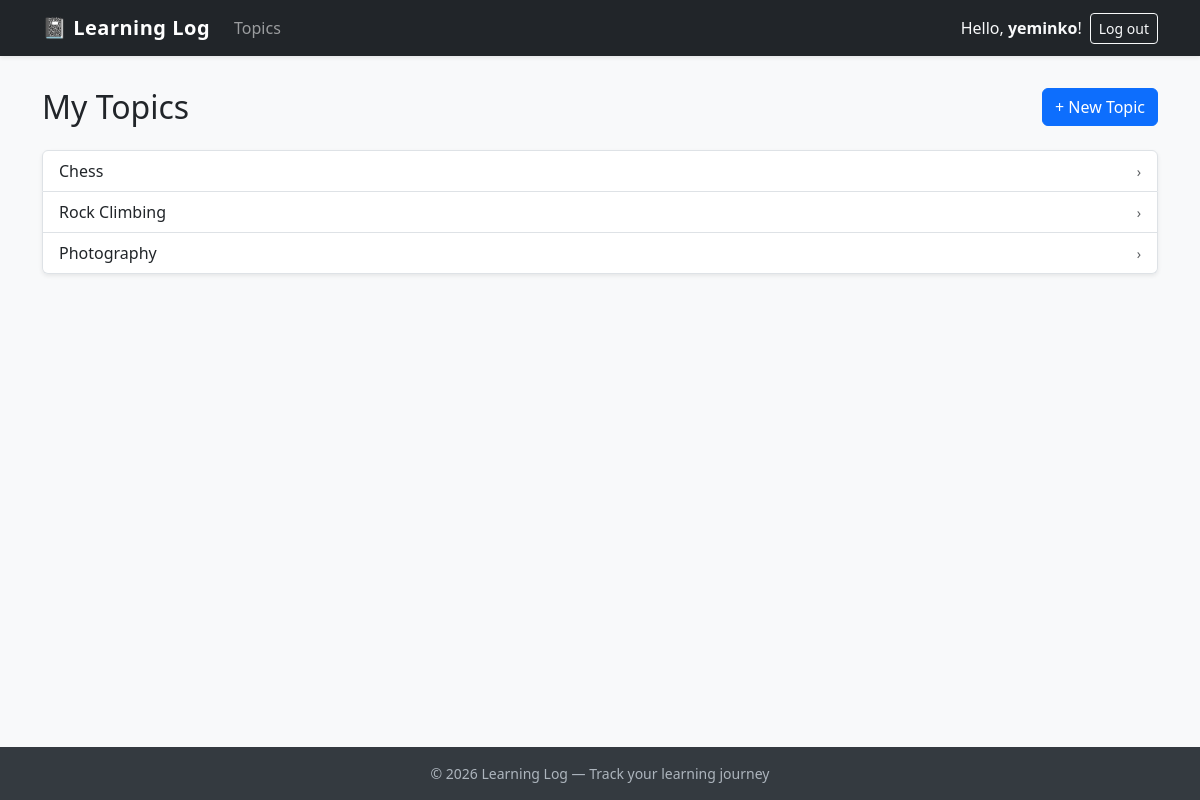
The page /topics/ (signed in) on the database as committed earlier.
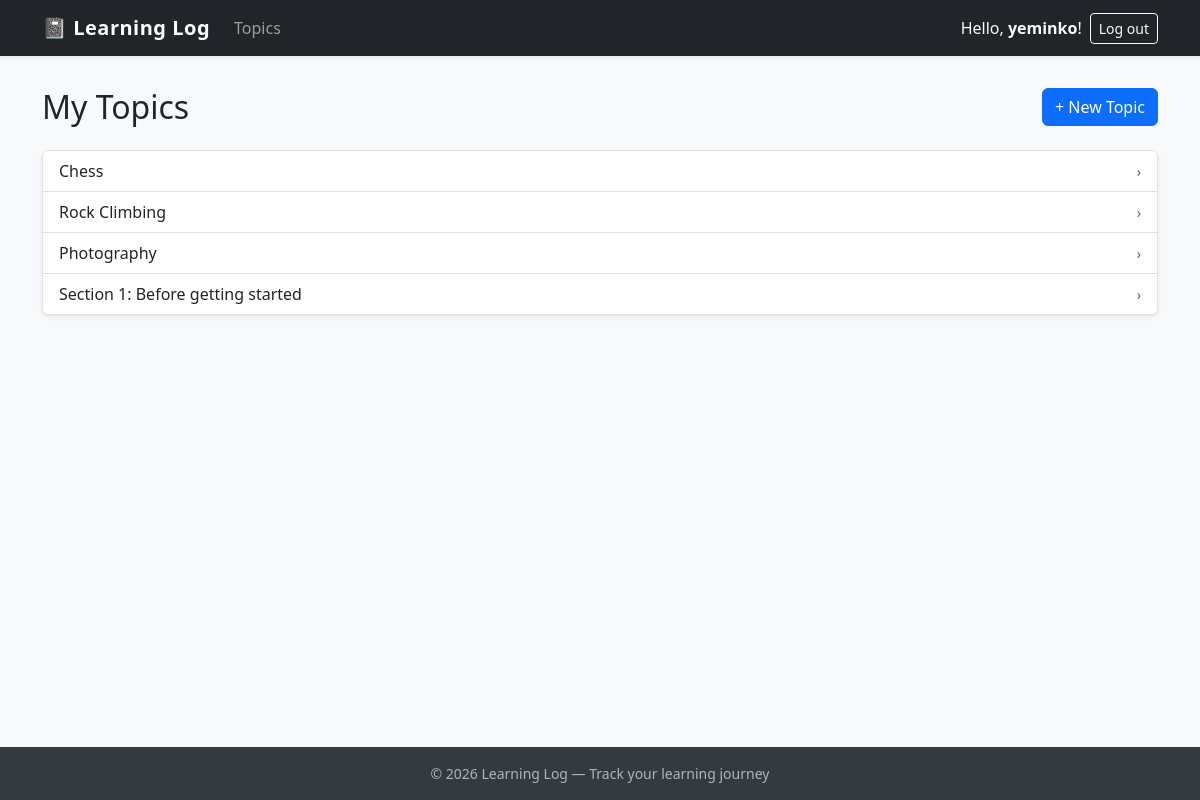
The same page on the database as committed later.
### learning_logs/models.py (models this page shows, shortened)
class Topic(models.Model):
    text = models.CharField(max_length=200)
    date_added = models.DateTimeField(auto_now_add=True)
    owner = models.ForeignKey(User, on_delete=models.CASCADE)

### learning_logs/views.py (the view)
# urls.py: path('topics/', views.topics, name='topics'),
@login_required
def topics(request):
    topics = Topic.objects.filter(owner=request.user).order_by('date_added')
    context = {'topics': topics}
    return render(request, 'learning_logs/topics.html', context)

### learning_logs/templates/learning_logs/topics.html
{% extends "learning_logs/base.html" %}
{% block content %}
<div class="d-flex justify-content-between align-items-center mb-4">
    <h2 class="mb-0">My Topics</h2>
    <a href="{% url 'learning_logs:new_topic' %}" class="btn btn-primary">+ New Topic</a>
</div>
{% if topics %}
<div class="list-group shadow-sm">
    {% for topic in topics %}
    <a href="{% url 'learning_logs:topic' topic.id %}"
        class="list-group-item list-group-item-action d-flex justify-content-between align-items-center">
        <span>{{ topic.text }}</span>
        <span class="text-muted small">&rsaquo;</span>
    </a>
    {% endfor %}
</div>
{% else %}
<div class="text-center py-5">
    <div class="fs-1 mb-3">📭</div>
    <p class="text-muted">You haven't added any topics yet.</p>
    <a href="{% url 'learning_logs:new_topic' %}" class="btn btn-primary mt-2">Add your first topic</a>
</div>
{% endif %}
{% endblock content %}

Rows that differ between the two databases and show on the page:
added Topic: text "Section 1: Before getting started"
